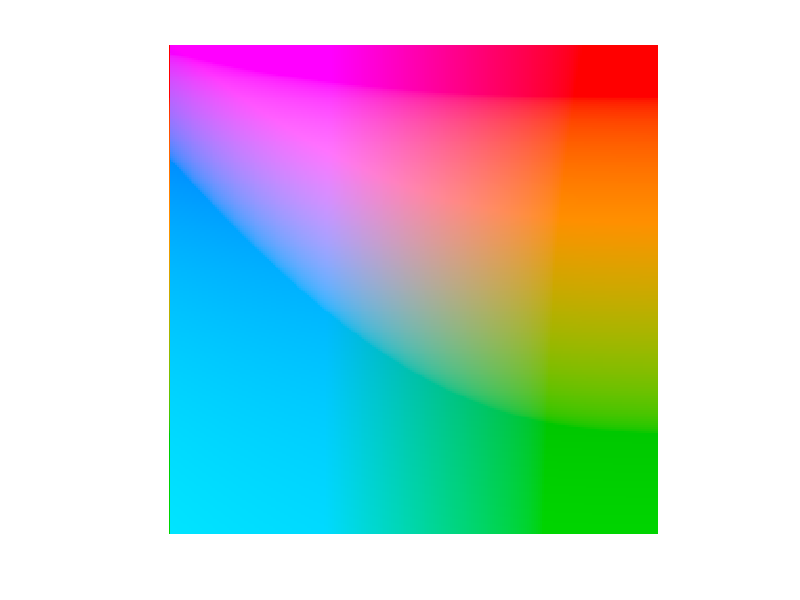

This chart was generated by the following MATLAB code:
L=ones(256,256)*70;
a=zeros(256,256);
b=a;
for i=1:256
    for j=1:256
        a(i,j)=127-i;
        b(i,j)=j-129;
    end
end

R=cat(3,L,a,b);
R=lab2rgb(R);  
imshow(R)